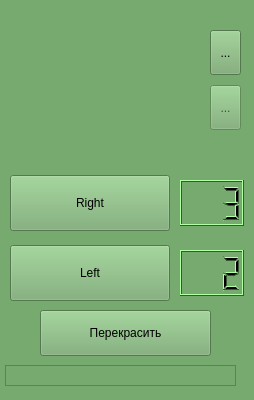
<ui version="4.0">
 <author>Denis Khachko</author>
 <class>TurtlePult</class>
 <widget class="QWidget" name="TurtlePult">
  <property name="geometry">
   <rect>
    <x>0</x>
    <y>0</y>
    <width>254</width>
    <height>400</height>
   </rect>
  </property>
  <property name="minimumSize">
   <size>
    <width>254</width>
    <height>400</height>
   </size>
  </property>
  <property name="maximumSize">
   <size>
    <width>254</width>
    <height>450</height>
   </size>
  </property>
  <property name="palette">
   <palette>
    <active>
     <colorrole role="WindowText">
      <brush brushstyle="SolidPattern">
       <color alpha="255">
        <red>0</red>
        <green>0</green>
        <blue>0</blue>
       </color>
      </brush>
     </colorrole>
     <colorrole role="Button">
      <brush brushstyle="SolidPattern">
       <color alpha="255">
        <red>118</red>
        <green>170</green>
        <blue>110</blue>
       </color>
      </brush>
     </colorrole>
     <colorrole role="Light">
      <brush brushstyle="SolidPattern">
       <color alpha="255">
        <red>177</red>
        <green>255</green>
        <blue>165</blue>
       </color>
      </brush>
     </colorrole>
     <colorrole role="Midlight">
      <brush brushstyle="SolidPattern">
       <color alpha="255">
        <red>147</red>
        <green>212</green>
        <blue>137</blue>
       </color>
      </brush>
     </colorrole>
     <colorrole role="Dark">
      <brush brushstyle="SolidPattern">
       <color alpha="255">
        <red>59</red>
        <green>85</green>
        <blue>55</blue>
       </color>
      </brush>
     </colorrole>
     <colorrole role="Mid">
      <brush brushstyle="SolidPattern">
       <color alpha="255">
        <red>78</red>
        <green>113</green>
        <blue>73</blue>
       </color>
      </brush>
     </colorrole>
     <colorrole role="Text">
      <brush brushstyle="SolidPattern">
       <color alpha="255">
        <red>0</red>
        <green>0</green>
        <blue>0</blue>
       </color>
      </brush>
     </colorrole>
     <colorrole role="BrightText">
      <brush brushstyle="SolidPattern">
       <color alpha="255">
        <red>255</red>
        <green>255</green>
        <blue>255</blue>
       </color>
      </brush>
     </colorrole>
     <colorrole role="ButtonText">
      <brush brushstyle="SolidPattern">
       <color alpha="255">
        <red>0</red>
        <green>0</green>
        <blue>0</blue>
       </color>
      </brush>
     </colorrole>
     <colorrole role="Base">
      <brush brushstyle="SolidPattern">
       <color alpha="255">
        <red>255</red>
        <green>255</green>
        <blue>255</blue>
       </color>
      </brush>
     </colorrole>
     <colorrole role="Window">
      <brush brushstyle="SolidPattern">
       <color alpha="255">
        <red>118</red>
        <green>170</green>
        <blue>110</blue>
       </color>
      </brush>
     </colorrole>
     <colorrole role="Shadow">
      <brush brushstyle="SolidPattern">
       <color alpha="255">
        <red>0</red>
        <green>0</green>
        <blue>0</blue>
       </color>
      </brush>
     </colorrole>
     <colorrole role="AlternateBase">
      <brush brushstyle="SolidPattern">
       <color alpha="255">
        <red>186</red>
        <green>212</green>
        <blue>182</blue>
       </color>
      </brush>
     </colorrole>
     <colorrole role="ToolTipBase">
      <brush brushstyle="SolidPattern">
       <color alpha="255">
        <red>255</red>
        <green>255</green>
        <blue>220</blue>
       </color>
      </brush>
     </colorrole>
     <colorrole role="ToolTipText">
      <brush brushstyle="SolidPattern">
       <color alpha="255">
        <red>0</red>
        <green>0</green>
        <blue>0</blue>
       </color>
      </brush>
     </colorrole>
    </active>
    <inactive>
     <colorrole role="WindowText">
      <brush brushstyle="SolidPattern">
       <color alpha="255">
        <red>0</red>
        <green>0</green>
        <blue>0</blue>
       </color>
      </brush>
     </colorrole>
     <colorrole role="Button">
      <brush brushstyle="SolidPattern">
       <color alpha="255">
        <red>118</red>
        <green>170</green>
        <blue>110</blue>
       </color>
      </brush>
     </colorrole>
     <colorrole role="Light">
      <brush brushstyle="SolidPattern">
       <color alpha="255">
        <red>177</red>
        <green>255</green>
        <blue>165</blue>
       </color>
      </brush>
     </colorrole>
     <colorrole role="Midlight">
      <brush brushstyle="SolidPattern">
       <color alpha="255">
        <red>147</red>
        <green>212</green>
        <blue>137</blue>
       </color>
      </brush>
     </colorrole>
     <colorrole role="Dark">
      <brush brushstyle="SolidPattern">
       <color alpha="255">
        <red>59</red>
        <green>85</green>
        <blue>55</blue>
       </color>
      </brush>
     </colorrole>
     <colorrole role="Mid">
      <brush brushstyle="SolidPattern">
       <color alpha="255">
        <red>78</red>
        <green>113</green>
        <blue>73</blue>
       </color>
      </brush>
     </colorrole>
     <colorrole role="Text">
      <brush brushstyle="SolidPattern">
       <color alpha="255">
        <red>0</red>
        <green>0</green>
        <blue>0</blue>
       </color>
      </brush>
     </colorrole>
     <colorrole role="BrightText">
      <brush brushstyle="SolidPattern">
       <color alpha="255">
        <red>255</red>
        <green>255</green>
        <blue>255</blue>
       </color>
      </brush>
     </colorrole>
     <colorrole role="ButtonText">
      <brush brushstyle="SolidPattern">
       <color alpha="255">
        <red>0</red>
        <green>0</green>
        <blue>0</blue>
       </color>
      </brush>
     </colorrole>
     <colorrole role="Base">
      <brush brushstyle="SolidPattern">
       <color alpha="255">
        <red>255</red>
        <green>255</green>
        <blue>255</blue>
       </color>
      </brush>
     </colorrole>
     <colorrole role="Window">
      <brush brushstyle="SolidPattern">
       <color alpha="255">
        <red>118</red>
        <green>170</green>
        <blue>110</blue>
       </color>
      </brush>
     </colorrole>
     <colorrole role="Shadow">
      <brush brushstyle="SolidPattern">
       <color alpha="255">
        <red>0</red>
        <green>0</green>
        <blue>0</blue>
       </color>
      </brush>
     </colorrole>
     <colorrole role="AlternateBase">
      <brush brushstyle="SolidPattern">
       <color alpha="255">
        <red>186</red>
        <green>212</green>
        <blue>182</blue>
       </color>
      </brush>
     </colorrole>
     <colorrole role="ToolTipBase">
      <brush brushstyle="SolidPattern">
       <color alpha="255">
        <red>255</red>
        <green>255</green>
        <blue>220</blue>
       </color>
      </brush>
     </colorrole>
     <colorrole role="ToolTipText">
      <brush brushstyle="SolidPattern">
       <color alpha="255">
        <red>0</red>
        <green>0</green>
        <blue>0</blue>
       </color>
      </brush>
     </colorrole>
    </inactive>
    <disabled>
     <colorrole role="WindowText">
      <brush brushstyle="SolidPattern">
       <color alpha="255">
        <red>59</red>
        <green>85</green>
        <blue>55</blue>
       </color>
      </brush>
     </colorrole>
     <colorrole role="Button">
      <brush brushstyle="SolidPattern">
       <color alpha="255">
        <red>118</red>
        <green>170</green>
        <blue>110</blue>
       </color>
      </brush>
     </colorrole>
     <colorrole role="Light">
      <brush brushstyle="SolidPattern">
       <color alpha="255">
        <red>177</red>
        <green>255</green>
        <blue>165</blue>
       </color>
      </brush>
     </colorrole>
     <colorrole role="Midlight">
      <brush brushstyle="SolidPattern">
       <color alpha="255">
        <red>147</red>
        <green>212</green>
        <blue>137</blue>
       </color>
      </brush>
     </colorrole>
     <colorrole role="Dark">
      <brush brushstyle="SolidPattern">
       <color alpha="255">
        <red>59</red>
        <green>85</green>
        <blue>55</blue>
       </color>
      </brush>
     </colorrole>
     <colorrole role="Mid">
      <brush brushstyle="SolidPattern">
       <color alpha="255">
        <red>78</red>
        <green>113</green>
        <blue>73</blue>
       </color>
      </brush>
     </colorrole>
     <colorrole role="Text">
      <brush brushstyle="SolidPattern">
       <color alpha="255">
        <red>59</red>
        <green>85</green>
        <blue>55</blue>
       </color>
      </brush>
     </colorrole>
     <colorrole role="BrightText">
      <brush brushstyle="SolidPattern">
       <color alpha="255">
        <red>255</red>
        <green>255</green>
        <blue>255</blue>
       </color>
      </brush>
     </colorrole>
     <colorrole role="ButtonText">
      <brush brushstyle="SolidPattern">
       <color alpha="255">
        <red>59</red>
        <green>85</green>
        <blue>55</blue>
       </color>
      </brush>
     </colorrole>
     <colorrole role="Base">
      <brush brushstyle="SolidPattern">
       <color alpha="255">
        <red>118</red>
        <green>170</green>
        <blue>110</blue>
       </color>
      </brush>
     </colorrole>
     <colorrole role="Window">
      <brush brushstyle="SolidPattern">
       <color alpha="255">
        <red>118</red>
        <green>170</green>
        <blue>110</blue>
       </color>
      </brush>
     </colorrole>
     <colorrole role="Shadow">
      <brush brushstyle="SolidPattern">
       <color alpha="255">
        <red>0</red>
        <green>0</green>
        <blue>0</blue>
       </color>
      </brush>
     </colorrole>
     <colorrole role="AlternateBase">
      <brush brushstyle="SolidPattern">
       <color alpha="255">
        <red>118</red>
        <green>170</green>
        <blue>110</blue>
       </color>
      </brush>
     </colorrole>
     <colorrole role="ToolTipBase">
      <brush brushstyle="SolidPattern">
       <color alpha="255">
        <red>255</red>
        <green>255</green>
        <blue>220</blue>
       </color>
      </brush>
     </colorrole>
     <colorrole role="ToolTipText">
      <brush brushstyle="SolidPattern">
       <color alpha="255">
        <red>0</red>
        <green>0</green>
        <blue>0</blue>
       </color>
      </brush>
     </colorrole>
    </disabled>
   </palette>
  </property>
  <property name="font">
   <font>
    <weight>50</weight>
    <bold>false</bold>
   </font>
  </property>
  <property name="windowTitle">
   <string>Пульт</string>
  </property>
  <widget class="QPushButton" name="RightB">
   <property name="geometry">
    <rect>
     <x>10</x>
     <y>175</y>
     <width>160</width>
     <height>56</height>
    </rect>
   </property>
   <property name="text">
    <string>Right</string>
   </property>
  </widget>
  <widget class="QPushButton" name="LeftB">
   <property name="geometry">
    <rect>
     <x>10</x>
     <y>245</y>
     <width>160</width>
     <height>56</height>
    </rect>
   </property>
   <property name="text">
    <string>Left</string>
   </property>
  </widget>
  <widget class="QToolButton" name="ClearLog">
   <property name="geometry">
    <rect>
     <x>210</x>
     <y>30</y>
     <width>31</width>
     <height>45</height>
    </rect>
   </property>
   <property name="palette">
    <palette>
     <active>
      <colorrole role="WindowText">
       <brush brushstyle="SolidPattern">
        <color alpha="255">
         <red>0</red>
         <green>0</green>
         <blue>0</blue>
        </color>
       </brush>
      </colorrole>
      <colorrole role="Button">
       <brush brushstyle="SolidPattern">
        <color alpha="255">
         <red>117</red>
         <green>168</green>
         <blue>109</blue>
        </color>
       </brush>
      </colorrole>
      <colorrole role="Light">
       <brush brushstyle="SolidPattern">
        <color alpha="255">
         <red>176</red>
         <green>252</green>
         <blue>164</blue>
        </color>
       </brush>
      </colorrole>
      <colorrole role="Midlight">
       <brush brushstyle="SolidPattern">
        <color alpha="255">
         <red>146</red>
         <green>210</green>
         <blue>136</blue>
        </color>
       </brush>
      </colorrole>
      <colorrole role="Dark">
       <brush brushstyle="SolidPattern">
        <color alpha="255">
         <red>58</red>
         <green>84</green>
         <blue>54</blue>
        </color>
       </brush>
      </colorrole>
      <colorrole role="Mid">
       <brush brushstyle="SolidPattern">
        <color alpha="255">
         <red>78</red>
         <green>112</green>
         <blue>72</blue>
        </color>
       </brush>
      </colorrole>
      <colorrole role="Text">
       <brush brushstyle="SolidPattern">
        <color alpha="255">
         <red>0</red>
         <green>0</green>
         <blue>0</blue>
        </color>
       </brush>
      </colorrole>
      <colorrole role="BrightText">
       <brush brushstyle="SolidPattern">
        <color alpha="255">
         <red>255</red>
         <green>255</green>
         <blue>255</blue>
        </color>
       </brush>
      </colorrole>
      <colorrole role="ButtonText">
       <brush brushstyle="SolidPattern">
        <color alpha="255">
         <red>0</red>
         <green>0</green>
         <blue>0</blue>
        </color>
       </brush>
      </colorrole>
      <colorrole role="Base">
       <brush brushstyle="SolidPattern">
        <color alpha="255">
         <red>255</red>
         <green>255</green>
         <blue>255</blue>
        </color>
       </brush>
      </colorrole>
      <colorrole role="Window">
       <brush brushstyle="SolidPattern">
        <color alpha="255">
         <red>117</red>
         <green>168</green>
         <blue>109</blue>
        </color>
       </brush>
      </colorrole>
      <colorrole role="Shadow">
       <brush brushstyle="SolidPattern">
        <color alpha="255">
         <red>0</red>
         <green>0</green>
         <blue>0</blue>
        </color>
       </brush>
      </colorrole>
      <colorrole role="AlternateBase">
       <brush brushstyle="SolidPattern">
        <color alpha="255">
         <red>186</red>
         <green>211</green>
         <blue>182</blue>
        </color>
       </brush>
      </colorrole>
      <colorrole role="ToolTipBase">
       <brush brushstyle="SolidPattern">
        <color alpha="255">
         <red>255</red>
         <green>255</green>
         <blue>220</blue>
        </color>
       </brush>
      </colorrole>
      <colorrole role="ToolTipText">
       <brush brushstyle="SolidPattern">
        <color alpha="255">
         <red>0</red>
         <green>0</green>
         <blue>0</blue>
        </color>
       </brush>
      </colorrole>
     </active>
     <inactive>
      <colorrole role="WindowText">
       <brush brushstyle="SolidPattern">
        <color alpha="255">
         <red>0</red>
         <green>0</green>
         <blue>0</blue>
        </color>
       </brush>
      </colorrole>
      <colorrole role="Button">
       <brush brushstyle="SolidPattern">
        <color alpha="255">
         <red>117</red>
         <green>168</green>
         <blue>109</blue>
        </color>
       </brush>
      </colorrole>
      <colorrole role="Light">
       <brush brushstyle="SolidPattern">
        <color alpha="255">
         <red>176</red>
         <green>252</green>
         <blue>164</blue>
        </color>
       </brush>
      </colorrole>
      <colorrole role="Midlight">
       <brush brushstyle="SolidPattern">
        <color alpha="255">
         <red>146</red>
         <green>210</green>
         <blue>136</blue>
        </color>
       </brush>
      </colorrole>
      <colorrole role="Dark">
       <brush brushstyle="SolidPattern">
        <color alpha="255">
         <red>58</red>
         <green>84</green>
         <blue>54</blue>
        </color>
       </brush>
      </colorrole>
      <colorrole role="Mid">
       <brush brushstyle="SolidPattern">
        <color alpha="255">
         <red>78</red>
         <green>112</green>
         <blue>72</blue>
        </color>
       </brush>
      </colorrole>
      <colorrole role="Text">
       <brush brushstyle="SolidPattern">
        <color alpha="255">
         <red>0</red>
         <green>0</green>
         <blue>0</blue>
        </color>
       </brush>
      </colorrole>
      <colorrole role="BrightText">
       <brush brushstyle="SolidPattern">
        <color alpha="255">
         <red>255</red>
         <green>255</green>
         <blue>255</blue>
        </color>
       </brush>
      </colorrole>
      <colorrole role="ButtonText">
       <brush brushstyle="SolidPattern">
        <color alpha="255">
         <red>0</red>
         <green>0</green>
         <blue>0</blue>
        </color>
       </brush>
      </colorrole>
      <colorrole role="Base">
       <brush brushstyle="SolidPattern">
        <color alpha="255">
         <red>255</red>
         <green>255</green>
         <blue>255</blue>
        </color>
       </brush>
      </colorrole>
      <colorrole role="Window">
       <brush brushstyle="SolidPattern">
        <color alpha="255">
         <red>117</red>
         <green>168</green>
         <blue>109</blue>
        </color>
       </brush>
      </colorrole>
      <colorrole role="Shadow">
       <brush brushstyle="SolidPattern">
        <color alpha="255">
         <red>0</red>
         <green>0</green>
         <blue>0</blue>
        </color>
       </brush>
      </colorrole>
      <colorrole role="AlternateBase">
       <brush brushstyle="SolidPattern">
        <color alpha="255">
         <red>186</red>
         <green>211</green>
         <blue>182</blue>
        </color>
       </brush>
      </colorrole>
      <colorrole role="ToolTipBase">
       <brush brushstyle="SolidPattern">
        <color alpha="255">
         <red>255</red>
         <green>255</green>
         <blue>220</blue>
        </color>
       </brush>
      </colorrole>
      <colorrole role="ToolTipText">
       <brush brushstyle="SolidPattern">
        <color alpha="255">
         <red>0</red>
         <green>0</green>
         <blue>0</blue>
        </color>
       </brush>
      </colorrole>
     </inactive>
     <disabled>
      <colorrole role="WindowText">
       <brush brushstyle="SolidPattern">
        <color alpha="255">
         <red>58</red>
         <green>84</green>
         <blue>54</blue>
        </color>
       </brush>
      </colorrole>
      <colorrole role="Button">
       <brush brushstyle="SolidPattern">
        <color alpha="255">
         <red>117</red>
         <green>168</green>
         <blue>109</blue>
        </color>
       </brush>
      </colorrole>
      <colorrole role="Light">
       <brush brushstyle="SolidPattern">
        <color alpha="255">
         <red>176</red>
         <green>252</green>
         <blue>164</blue>
        </color>
       </brush>
      </colorrole>
      <colorrole role="Midlight">
       <brush brushstyle="SolidPattern">
        <color alpha="255">
         <red>146</red>
         <green>210</green>
         <blue>136</blue>
        </color>
       </brush>
      </colorrole>
      <colorrole role="Dark">
       <brush brushstyle="SolidPattern">
        <color alpha="255">
         <red>58</red>
         <green>84</green>
         <blue>54</blue>
        </color>
       </brush>
      </colorrole>
      <colorrole role="Mid">
       <brush brushstyle="SolidPattern">
        <color alpha="255">
         <red>78</red>
         <green>112</green>
         <blue>72</blue>
        </color>
       </brush>
      </colorrole>
      <colorrole role="Text">
       <brush brushstyle="SolidPattern">
        <color alpha="255">
         <red>58</red>
         <green>84</green>
         <blue>54</blue>
        </color>
       </brush>
      </colorrole>
      <colorrole role="BrightText">
       <brush brushstyle="SolidPattern">
        <color alpha="255">
         <red>255</red>
         <green>255</green>
         <blue>255</blue>
        </color>
       </brush>
      </colorrole>
      <colorrole role="ButtonText">
       <brush brushstyle="SolidPattern">
        <color alpha="255">
         <red>58</red>
         <green>84</green>
         <blue>54</blue>
        </color>
       </brush>
      </colorrole>
      <colorrole role="Base">
       <brush brushstyle="SolidPattern">
        <color alpha="255">
         <red>117</red>
         <green>168</green>
         <blue>109</blue>
        </color>
       </brush>
      </colorrole>
      <colorrole role="Window">
       <brush brushstyle="SolidPattern">
        <color alpha="255">
         <red>117</red>
         <green>168</green>
         <blue>109</blue>
        </color>
       </brush>
      </colorrole>
      <colorrole role="Shadow">
       <brush brushstyle="SolidPattern">
        <color alpha="255">
         <red>0</red>
         <green>0</green>
         <blue>0</blue>
        </color>
       </brush>
      </colorrole>
      <colorrole role="AlternateBase">
       <brush brushstyle="SolidPattern">
        <color alpha="255">
         <red>117</red>
         <green>168</green>
         <blue>109</blue>
        </color>
       </brush>
      </colorrole>
      <colorrole role="ToolTipBase">
       <brush brushstyle="SolidPattern">
        <color alpha="255">
         <red>255</red>
         <green>255</green>
         <blue>220</blue>
        </color>
       </brush>
      </colorrole>
      <colorrole role="ToolTipText">
       <brush brushstyle="SolidPattern">
        <color alpha="255">
         <red>0</red>
         <green>0</green>
         <blue>0</blue>
        </color>
       </brush>
      </colorrole>
     </disabled>
    </palette>
   </property>
   <property name="text">
    <string>...</string>
   </property>
   <property name="icon">
    <iconset>
     <normalon>:/img/Trtl1.svg</normalon>
    </iconset>
   </property>
  </widget>
  <widget class="QFrame" name="frame">
   <property name="geometry">
    <rect>
     <x>5</x>
     <y>365</y>
     <width>231</width>
     <height>21</height>
    </rect>
   </property>
   <property name="frameShape">
    <enum>QFrame::StyledPanel</enum>
   </property>
   <property name="frameShadow">
    <enum>QFrame::Raised</enum>
   </property>
   <widget class="QLabel" name="label">
    <property name="geometry">
     <rect>
      <x>10</x>
      <y>5</y>
      <width>211</width>
      <height>20</height>
     </rect>
    </property>
    <property name="sizePolicy">
     <sizepolicy vsizetype="Preferred" hsizetype="Preferred">
      <horstretch>3</horstretch>
      <verstretch>60</verstretch>
     </sizepolicy>
    </property>
    <property name="text">
     <string/>
    </property>
   </widget>
  </widget>
  <widget class="QToolButton" name="toKumir">
   <property name="enabled">
    <bool>false</bool>
   </property>
   <property name="geometry">
    <rect>
     <x>210</x>
     <y>85</y>
     <width>31</width>
     <height>45</height>
    </rect>
   </property>
   <property name="palette">
    <palette>
     <active>
      <colorrole role="Light">
       <brush brushstyle="SolidPattern">
        <color alpha="255">
         <red>170</red>
         <green>170</green>
         <blue>0</blue>
        </color>
       </brush>
      </colorrole>
     </active>
     <inactive>
      <colorrole role="Light">
       <brush brushstyle="SolidPattern">
        <color alpha="255">
         <red>170</red>
         <green>170</green>
         <blue>0</blue>
        </color>
       </brush>
      </colorrole>
     </inactive>
     <disabled>
      <colorrole role="Light">
       <brush brushstyle="SolidPattern">
        <color alpha="255">
         <red>170</red>
         <green>170</green>
         <blue>0</blue>
        </color>
       </brush>
      </colorrole>
     </disabled>
    </palette>
   </property>
   <property name="text">
    <string>...</string>
   </property>
   <property name="icon">
    <iconset resource="application.qrc">
     <normaloff>:/kumir.png</normaloff>
     <normalon>:/kumir.png</normalon>:/kumir.png</iconset>
   </property>
  </widget>
  <widget class="QLCDNumber" name="lcdNumber">
   <property name="geometry">
    <rect>
     <x>180</x>
     <y>180</y>
     <width>64</width>
     <height>46</height>
    </rect>
   </property>
   <property name="autoFillBackground">
    <bool>true</bool>
   </property>
   <property name="numDigits">
    <number>3</number>
   </property>
   <property name="intValue" stdset="0">
    <number>3</number>
   </property>
  </widget>
  <widget class="QLCDNumber" name="lcdNumber_2">
   <property name="geometry">
    <rect>
     <x>180</x>
     <y>250</y>
     <width>64</width>
     <height>46</height>
    </rect>
   </property>
   <property name="autoFillBackground">
    <bool>true</bool>
   </property>
   <property name="numDigits">
    <number>3</number>
   </property>
   <property name="intValue" stdset="0">
    <number>2</number>
   </property>
  </widget>
  <widget class="QPushButton" name="colorB">
   <property name="geometry">
    <rect>
     <x>40</x>
     <y>310</y>
     <width>171</width>
     <height>46</height>
    </rect>
   </property>
   <property name="text">
    <string>Перекрасить</string>
   </property>
  </widget>
 </widget>
 <resources>
  <include location="application.qrc" />
 </resources>
 <connections/>
</ui>
